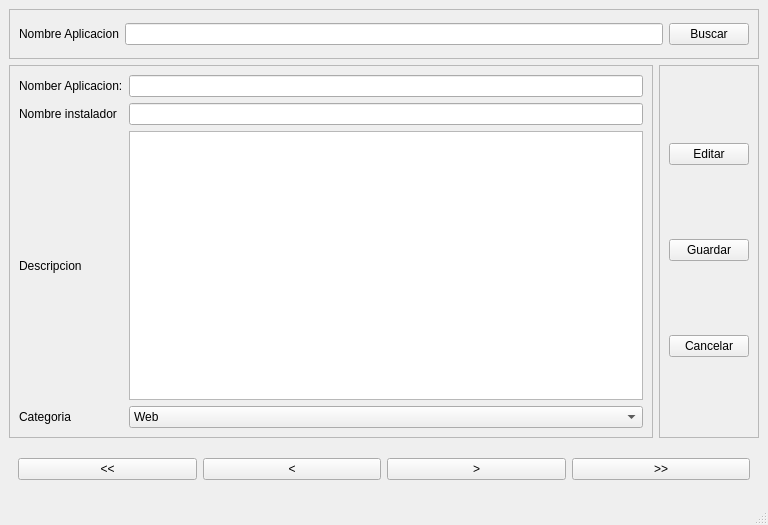
<?xml version="1.0" encoding="UTF-8"?>
<ui version="4.0">
 <class>MainWindow</class>
 <widget class="QMainWindow" name="MainWindow">
  <property name="geometry">
   <rect>
    <x>0</x>
    <y>0</y>
    <width>768</width>
    <height>525</height>
   </rect>
  </property>
  <property name="windowTitle">
   <string>MainWindow</string>
  </property>
  <widget class="QWidget" name="centralwidget">
   <layout class="QGridLayout" name="gridLayout">
    <item row="1" column="0">
     <widget class="QFrame" name="frame_3">
      <property name="frameShape">
       <enum>QFrame::StyledPanel</enum>
      </property>
      <property name="frameShadow">
       <enum>QFrame::Raised</enum>
      </property>
      <layout class="QGridLayout" name="gridLayout_2">
       <item row="0" column="0">
        <widget class="QLabel" name="label_2">
         <property name="text">
          <string>Nomber Aplicacion:</string>
         </property>
        </widget>
       </item>
       <item row="0" column="1">
        <widget class="QLineEdit" name="lineEdit_2"/>
       </item>
       <item row="1" column="0">
        <widget class="QLabel" name="label_3">
         <property name="text">
          <string>Nombre instalador</string>
         </property>
        </widget>
       </item>
       <item row="1" column="1">
        <widget class="QLineEdit" name="lineEdit_3"/>
       </item>
       <item row="2" column="0">
        <widget class="QLabel" name="label_4">
         <property name="text">
          <string>Descripcion</string>
         </property>
        </widget>
       </item>
       <item row="2" column="1">
        <widget class="QTextEdit" name="textEdit"/>
       </item>
       <item row="3" column="0">
        <widget class="QLabel" name="label_5">
         <property name="text">
          <string>Categoria</string>
         </property>
        </widget>
       </item>
       <item row="3" column="1">
        <widget class="QComboBox" name="comboBox">
         <item>
          <property name="text">
           <string>Web</string>
          </property>
         </item>
         <item>
          <property name="text">
           <string>Music</string>
          </property>
         </item>
        </widget>
       </item>
      </layout>
     </widget>
    </item>
    <item row="1" column="1">
     <widget class="QFrame" name="frame_4">
      <property name="minimumSize">
       <size>
        <width>100</width>
        <height>0</height>
       </size>
      </property>
      <property name="maximumSize">
       <size>
        <width>50</width>
        <height>16777215</height>
       </size>
      </property>
      <property name="frameShape">
       <enum>QFrame::StyledPanel</enum>
      </property>
      <property name="frameShadow">
       <enum>QFrame::Raised</enum>
      </property>
      <layout class="QVBoxLayout" name="verticalLayout">
       <item>
        <widget class="QPushButton" name="pushButton_6">
         <property name="text">
          <string>Editar</string>
         </property>
        </widget>
       </item>
       <item>
        <widget class="QPushButton" name="pushButton_7">
         <property name="text">
          <string>Guardar</string>
         </property>
        </widget>
       </item>
       <item>
        <widget class="QPushButton" name="pushButton_8">
         <property name="text">
          <string>Cancelar</string>
         </property>
        </widget>
       </item>
      </layout>
     </widget>
    </item>
    <item row="0" column="0" colspan="2">
     <widget class="QFrame" name="frame_2">
      <property name="minimumSize">
       <size>
        <width>0</width>
        <height>50</height>
       </size>
      </property>
      <property name="maximumSize">
       <size>
        <width>16777215</width>
        <height>50</height>
       </size>
      </property>
      <property name="frameShape">
       <enum>QFrame::StyledPanel</enum>
      </property>
      <property name="frameShadow">
       <enum>QFrame::Raised</enum>
      </property>
      <layout class="QHBoxLayout" name="horizontalLayout_2">
       <item>
        <widget class="QLabel" name="label">
         <property name="text">
          <string>Nombre Aplicacion</string>
         </property>
        </widget>
       </item>
       <item>
        <widget class="QLineEdit" name="lineEdit"/>
       </item>
       <item>
        <widget class="QPushButton" name="pushButton_5">
         <property name="text">
          <string>Buscar</string>
         </property>
        </widget>
       </item>
      </layout>
     </widget>
    </item>
    <item row="2" column="0" colspan="2">
     <widget class="QFrame" name="frame">
      <property name="minimumSize">
       <size>
        <width>0</width>
        <height>50</height>
       </size>
      </property>
      <property name="maximumSize">
       <size>
        <width>16777215</width>
        <height>50</height>
       </size>
      </property>
      <layout class="QHBoxLayout" name="horizontalLayout">
       <item>
        <widget class="QPushButton" name="pushButton_4">
         <property name="text">
          <string>&lt;&lt;</string>
         </property>
        </widget>
       </item>
       <item>
        <widget class="QPushButton" name="pushButton">
         <property name="text">
          <string>&lt;</string>
         </property>
        </widget>
       </item>
       <item>
        <widget class="QPushButton" name="pushButton_3">
         <property name="text">
          <string>&gt;</string>
         </property>
        </widget>
       </item>
       <item>
        <widget class="QPushButton" name="pushButton_2">
         <property name="text">
          <string>&gt;&gt;</string>
         </property>
        </widget>
       </item>
      </layout>
     </widget>
    </item>
   </layout>
  </widget>
  <widget class="QStatusBar" name="statusbar"/>
 </widget>
 <resources/>
 <connections/>
</ui>
